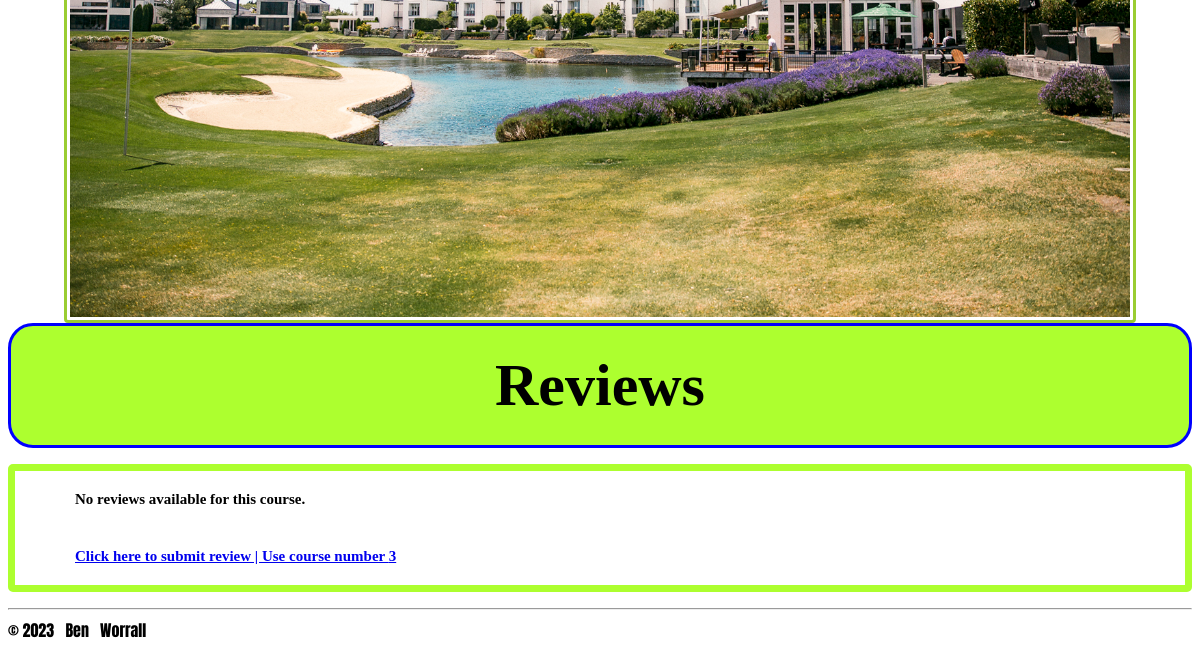
The app's page /golf/3 (lower part), older data.
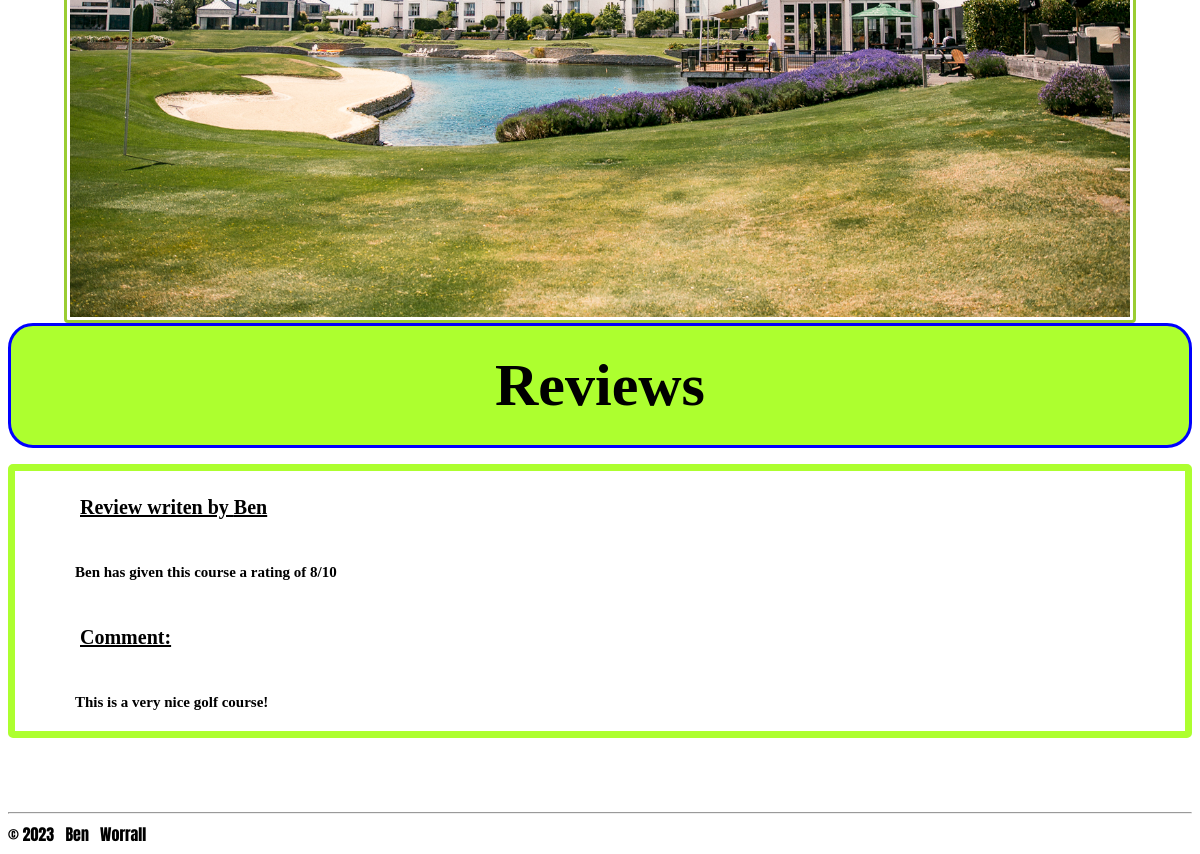
The same page, newer data.
### tables this page shows
CREATE TABLE courses (id INTEGER PRIMARY KEY AUTOINCREMENT, name TEXT, location TEXT, description TEXT, par TEXT, yardage TEXT, rating TEXT, slope TEXT, photo BLOB);

CREATE TABLE reviews (id INTEGER PRIMARY KEY AUTOINCREMENT, course_id INTEGER REFERENCES courses (id), username TEXT, rating TEXT, comment TEXT, review_date TIME DEFAULT (CURRENT_TIMESTAMP));

### routs.py (the view)
@app.route('/golf/<int:id>')
def golf(id):
    conn = sqlite3.connect('golfweb.db')  # Connection to the database
    cur = conn.cursor()
    cur.execute('SELECT * FROM Courses WHERE id=?', (id,))  # Executed a SQL query to retrieve data from the courses table for the specified id
    golf = cur.fetchone()
    print(golf)
    cur.execute('SELECT * FROM reviews WHERE course_id=?', (id,))  # Executed a SQL query to retrieve data from reviews table for the spesific course id
    reviews = cur.fetchall()
    return render_template('golf.html', golf=golf, reviews=reviews)

### templates/golf.html (shortened to what this page needs)
{% extends 'layout.html' %}
{% block content%}
<img src='{{ golf[8] }}' class="image2" height="720" width="1060"/>
<h1>Reviews</h2>
{% for review in reviews %}
    <ol style="border: 7px solid greenyellow; border-radius: 5px;">
        <h3>Review writen by {{ review[2]}}</h3>
        <h4>{{ review[2]}} has given this course a rating of {{ review[3] }}/10</h4>
        <h3> Comment:</h3>
        <h4>{{ review[4] }}</h4>
    </ol>
{% endfor %}
{% if reviews %}
    <h2></h2>
{% else %}
    <ol style="border: 7px solid greenyellow; border-radius: 5px;">
    <h4>No reviews available for this course.</h4>
    <h4><a href = "/reviews"> Click here to submit review | Use course number {{golf[0]}}</a></h4>
    </ol>
{% endif %}
{% endblock %}

### templates/layout.html (shortened to what this page needs)
<!DOCTYPE html>
<html>
    <head>
        <link rel="stylesheet" href = "/static/css/style.css">
    </head>
    <body>
        <main>
            {% block content %}{% endblock %}
        </main>
        <footer>
            {% include 'footer.html' %}
        </footer>
    </body>
</html>

### templates/footer.html
<hr>
&copy;
<h8> 2023</h8>
&NonBreakingSpace; Ben &nbsp; Worrall

### static/css/style.css (style rules this page uses)
html { font-family: 'Anton', sans-serif; }
h1 { font-family: Georgia, 'Times New Roman', Times, serif; font-size: 60px; text-align: center; padding: 25px; margin: 0; border: 3px solid blue; border-radius: 25px; background-color: greenyellow; }
h2 { font-family: Georgia, 'Times New Roman', Times, serif; font-size: 30px; text-align: left; padding: 25px; text-decoration: underline; margin: 0; }
h3 { font-family: Georgia, 'Times New Roman', Times, serif; font-size: 20px; text-align: left; padding: 25px; text-decoration: underline; margin: 0; }
h4 { font-family: Georgia, 'Times New Roman', Times, serif; font-size: 15px; text-align: left; padding: 20px; margin: 0; }
.image2 { border: 3px solid yellowgreen; border-radius: 4px; padding: 3px; display: block; margin-left: auto; margin-right: auto; }

Row changes from the older to the newer data that the page shows:
shown differently, row unchanged: courses: id "3" → (not shown)
added reviews: username "Ben", rating "8", comment "This is a very nice golf course!"
Text that changed along with them:
text no longer shown: "No reviews available for this course. Click here to submit review | Use course number"
